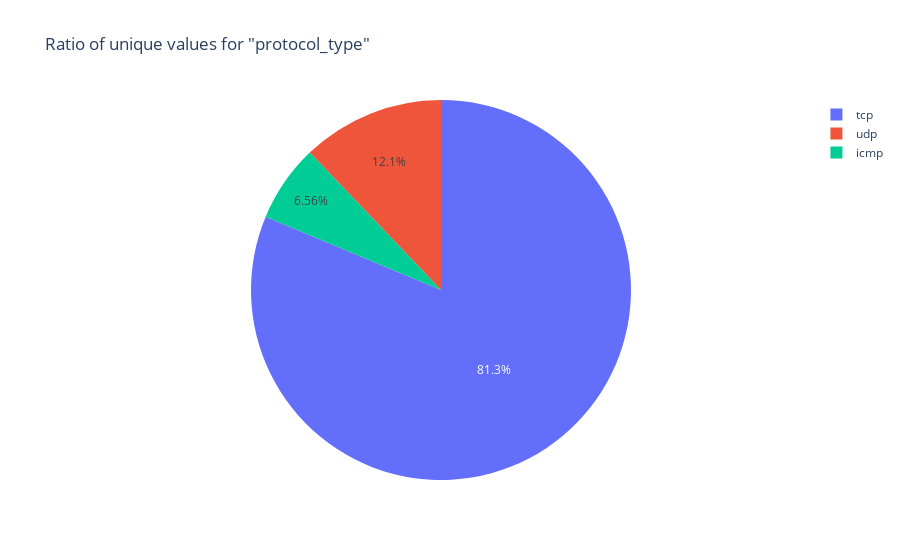
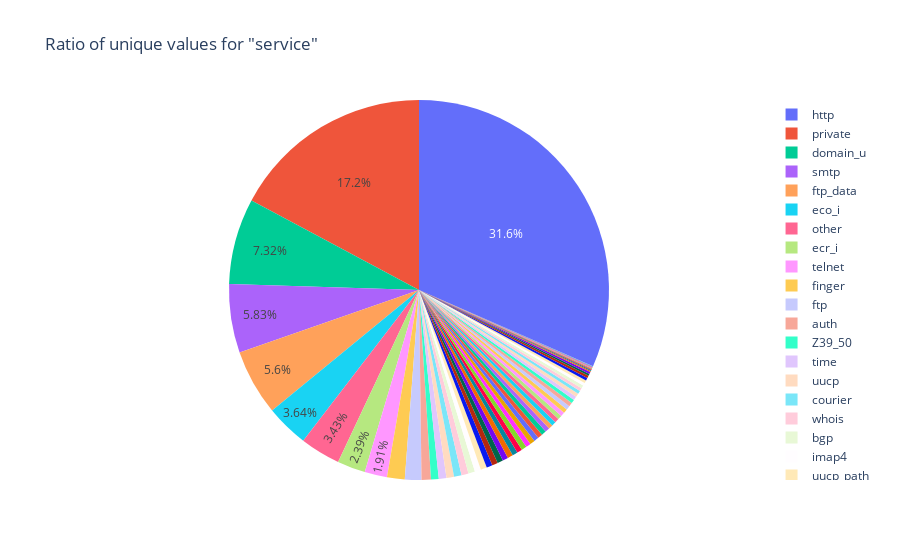
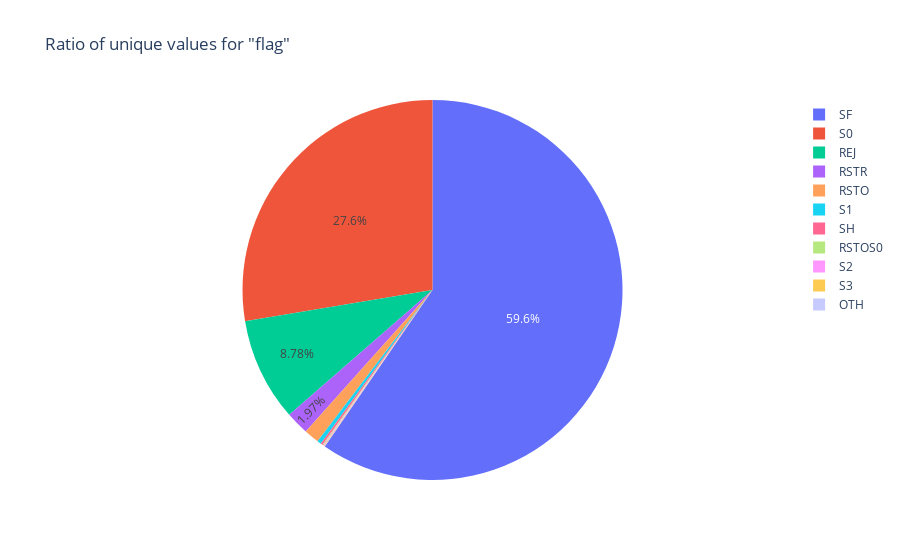

Notebook source saved alongside these figures, in order:
### Code cell
for f in enc_training.columns:
    val_counts = X_train[f].value_counts()

    fig = go.Figure()

    fig.add_trace(go.Pie(
        labels=val_counts.index,
        values=val_counts
    ))

    fig.update_traces(textposition='inside') 

    fig.update_layout(
        title=f"Ratio of unique values for \"{f}\"",
        uniformtext_minsize=12, 
        uniformtext_mode='hide'
    )
    
    fig.show()

### Figure 1 — Plotly figure (JSON) as saved in the notebook; plotly's stock layout.template omitted (floating-point values rounded to 4 significant figures)
{"data": [{"labels": ["tcp", "udp", "icmp"], "textposition": "inside", "type": "pie", "values": [16384, 2446, 1323]}], "layout": {"title": {"text": "Ratio of unique values for \"protocol_type\""}, "uniformtext": {"minsize": 12, "mode": "hide"}}}

### Figure 2 — Plotly figure (JSON) as saved in the notebook; plotly's stock layout.template omitted (floating-point values rounded to 4 significant figures)
{"data": [{"labels": ["http", "private", "domain_u", "smtp", "ftp_data", "eco_i", "other", "ecr_i", "telnet", "finger", "ftp", "auth", "Z39_50", "time", "uucp", "courier", "whois", "bgp", "imap4", "uucp_path", "urp_i", "iso_tsap", "nnsp", "ctf", "supdup", "domain", "vmnet", "http_443", "daytime", "gopher", "efs", "csnet_ns", "discard", "exec", "name", "klogin", "ldap", "hostnames", "systat", "netbios_dgm", "mtp", "link", "netstat", "netbios_ns", "login", "kshell", "sunrpc", "netbios_ssn", "echo", "nntp", "ssh", "pop_3", "sql_net", "IRC", "ntp_u", "rje", "X11", "pop_2", "printer", "remote_job", "shell", "pm_dump", "urh_i", "red_i", "tim_i"], "textposition": "inside", "type": "pie", "values": [6363, 3463, 1475, 1175, 1129, 733, 691, 482, 385, 303, 283, 161, 132, 131, 129, 129, 121, 112, 107, 105, 101, 99, 97, 96, 92, 91, 90, 89, 86, 84, 83, 82, 81, 79, 75, 75, 73, 73, 72, 71, 70, 67, 64, 63, 63, 55, 54, 53, 51, 48, 45, 44, 35, 35, 22, 16, 15, 14, 12, 11, 8, 3, 3, 2, 2]}], "layout": {"title": {"text": "Ratio of unique values for \"service\""}, "uniformtext": {"minsize": 12, "mode": "hide"}}}

### Figure 3 — Plotly figure (JSON) as saved in the notebook; plotly's stock layout.template omitted (floating-point values rounded to 4 significant figures)
{"data": [{"labels": ["SF", "S0", "REJ", "RSTR", "RSTO", "S1", "SH", "RSTOS0", "S2", "S3", "OTH"], "textposition": "inside", "type": "pie", "values": [12010, 5567, 1770, 397, 259, 67, 35, 17, 15, 11, 5]}], "layout": {"title": {"text": "Ratio of unique values for \"flag\""}, "uniformtext": {"minsize": 12, "mode": "hide"}}}
